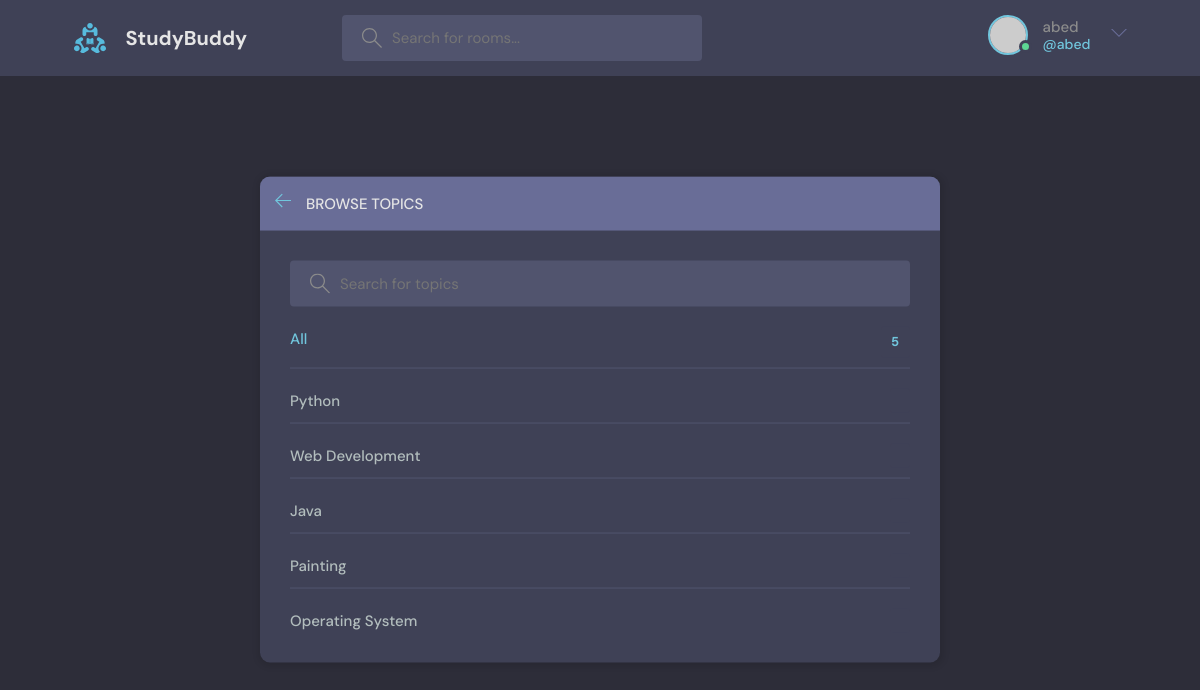
The app's page /topics/ (signed in) with its own data.
### base/models.py (models this page shows, shortened)
class Topic(models.Model):
    name=models.CharField(max_length=200)

### base/views.py (the view)
# urls.py: path('topics/',views.topicsPage,name='topics'),
def topicsPage(request):
    q=request.GET.get('q') if request.GET.get('q') != None else ''
    topics=Topic.objects.filter(name__icontains=q)
    return render(request,'base/topics.html',{'topics':topics})

### base/templates/base/topics.html (shortened to what this page needs)
{% extends 'main.html' %} {% block content%}
<main class="create-room layout">
    <div class="container">
        <div class="layout__box">
            <div class="layout__boxHeader">
                <div class="layout__boxTitle">
                    <a href="{{request.META.HTTP_REFERER}}">
                        <svg version="1.1" xmlns="http://www.w3.org/2000/svg" width="32" height="32" viewBox="0 0 32 32">
                  <title>arrow-left</title>
                  <path
                    d="M13.723 2.286l-13.723 13.714 13.719 13.714 1.616-1.611-10.96-10.96h27.625v-2.286h-27.625l10.965-10.965-1.616-1.607z"
                  ></path>
                </svg>
                    </a>
                    <h3>Browse Topics</h3>
                </div>
            </div>
            <div class="topics-page layout__body">
                <form class="header__search" action="" method="GET">
                    <label>
                <input name="q" placeholder="Search for topics" />
              </label>
                </form>
                <ul class="topics__list">
                    <li>
                        <a href="{% url 'topics' %}" class="active">All <span>{{topics.count}}</span></a>
                    </li>
                    {% for topic in topics%}
                    <li>
                        <a href="{% url 'home'%}?q={{topic.name}}">{{topic.name}} <span>{{topic.count}}</span></a>
                    </li>
                    {%endfor%}
                </ul>
            </div>
        </div>
    </div>
</main>
{% endblock content%}

### templates/navbar.html (shortened to what this page needs)
{% load static %}
<header class="header header--loggedIn">
    <div class="container">
        <a href="{% url 'home' %}" class="header__logo">
            <img src="{% static 'images/logo.svg'%}" />
            <h1>StudyBuddy</h1>
        </a>
        <form class="header__search" method="GET" action="{% url 'home'%}">
            <label>
        <input name="q" placeholder="Search for rooms..." />
      </label>
        </form>
        <nav class="header__menu">
            {%if request.user.is_authenticated%}
            <div class="header__user">
                <a href="{% url 'update-user' %}">
                    <div class="avatar avatar--medium active">
                        <img src="https://randomuser.me/api/portraits/men/37.jpg" />
                    </div>
                    <p>{{request.user.username}} <span>@{{request.user.username}}</span></p>
                </a>
                <button class="dropdown-button">
          <svg version="1.1" xmlns="http://www.w3.org/2000/svg" width="32" height="32" viewBox="0 0 32 32">
            <title>chevron-down</title>
            <path d="M16 21l-13-13h-3l16 16 16-16h-3l-13 13z"></path>
          </svg>
        </button>
            </div>
            {% else %}
            <a href="{% url 'login'%}">
                <img src="{% static 'images/avatar.svg' %}" />
                <p>Login</p>
            </a>
            {% endif %}
    </nav>
  </div>
</header>

### base/static/styles/style.css (style rules this page uses)
:root { --color-main: #71c6dd; --color-main-light: #e1f6fb; --color-dark: #3f4156; --color-dark-medium: #51546e; --color-dark-light: #696d97; --color-light: #e5e5e5; --color-gray: #8b8b8b; --color-light-gray: #b2bdbd; --color-bg: #2d2d39; --color-success: #5dd693; --color-error: #fc4b0b; }
* { font-family: "DM Sans", -apple-system, BlinkMacSystemFont, "Segoe UI", Roboto, Oxygen, Ubuntu, Cantarell, "Open Sans", "Helvetica Neue", sans-serif; margin: 0; padding: 0; box-sizing: border-box; text-rendering: optimizeLegibility; font-size: inherit; }
html { font-size: 56.25%; }
@media only screen and (min-width: 1200px) { html { font-size: 62.5%; } }
body { line-height: 1.6; font-weight: 400; font-size: 1.5rem; color: var(--color-light-gray); background-color: var(--color-bg); min-height: 100vh; }
img { width: 100%; }
a { display: inline-block; color: var(--color-main); text-decoration: none; }
.container { max-width: 120rem; width: 90%; margin: auto; }
.avatar { position: relative; display: inline-block; border-radius: 50%; border: 2px solid var(--color-main); }
.avatar img { display: block; border-radius: 50%; object-fit: cover; object-position: center; }
.avatar::after { content: ""; display: block; position: absolute; background-color: var(--color-gray); z-index: 111; border-radius: 50%; border: 0.3rem solid var(--color-dark); }
.avatar.active::after { background-color: var(--color-success); }
.avatar.avatar--medium img { width: 3.6rem; height: 3.6rem; border-radius: 50%; }
.avatar.avatar--medium:after { width: 0.7rem; height: 0.7rem; bottom: 0px; right: -6px; }
.header { padding: 1.5rem; background-color: var(--color-dark); }
.header > .container { display: flex; gap: 9.5rem; }
.header__logo, .header__user { display: flex; gap: 2rem; align-items: center; }
.header__logo > img { height: 3.2rem; width: 3.2rem; }
.header__logo > h1 { font-weight: 700; font-size: 2rem; color: var(--color-light); }
.header__search > label { background-color: var(--color-dark-medium); padding: 1.3rem 1rem; display: flex; align-items: center; gap: 1rem; border-radius: 4px; }
.header__search svg { fill: var(--color-gray); width: 2rem; height: 2rem; margin-left: 1rem; }
.header__search input { width: 30rem; background: transparent; border: none; outline: none; color: var(--color-light); }
.header__menu { margin-left: auto; position: relative; }
.header__menu a { display: flex; gap: 1.5rem; align-items: center; font-weight: 500; text-decoration: none; color: var(--color-gray); }
.header__menu img { height: 3.6rem; }
.header__menu p { line-height: 1.2; }
.header__menu span { color: var(--color-main); font-weight: 500; font-size: 1.4rem; display: block; }
.header__menu svg { width: 1.6rem; height: 1.6rem; fill: var(--color-dark-light); }
.dropdown-button { background: transparent; border: 0; outline: 0; cursor: pointer; }
.layout { margin-top: 2.4rem; }
.layout > .container { display: flex; justify-content: space-between; align-items: flex-start; }
.layout__box { width: 90%; max-width: 48rem; min-height: 40rem; position: absolute; top: 50%; left: 50%; transform: translate(-50%, -46%); background-color: var(--color-dark); border-radius: 1rem; box-shadow: 1px 1px 6px 3px rgba(0, 0, 0, 0.1); overflow: hidden; }
.layout__boxHeader { display: flex; padding: 1.5rem; background-color: var(--color-dark-light); }
.layout__boxTitle { display: flex; gap: 1.5rem; align-items: center; }
.layout__boxTitle h3 { text-transform: uppercase; font-weight: 500; color: var(--color-light); }
.layout__boxTitle svg { width: 1.6rem; height: 1.6rem; fill: var(--color-main); }
.layout__body { margin: 3rem; }
.topics__list { list-style: none; }
.topics__list li a { display: flex; justify-content: space-between; margin-bottom: 3rem; font-weight: 500; color: var(--color-light-gray); transition: all 0.3s ease-in-out; }
.topics__list li a.active, .topics__list li a:hover { color: var(--color-main); }
.topics__list li a span { padding: 0.5rem 1rem; background-color: var(--color-dark); border-radius: 3px; font-size: 1.3rem; font-weight: 700; letter-spacing: 1px; }
.topics-page .topics__list li:not(:last-child) a { margin: 2rem 0; padding-bottom: 1rem; text-decoration: none; border-bottom: 1px solid var(--color-dark-medium); }
.topics-page .header__search { display: block; }
.create-room.layout .layout__box { max-width: 68rem; }

### records on screen
Topic: name "Python"
Topic: name "Web Development"
Topic: name "Java"
Topic: name "Painting"
Topic: name "Operating System"

### other values on screen
{{ request.user.username }} "abed"
{{ topics.count }} "5"
